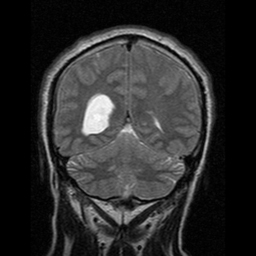
%> input picture brain1.jpg, 256 x 256 px
$ octave test1.m   (GNU Octave 9; MATLAB toolbox functions it lacks are replaced by stand-ins)
%> lines starting %> are read from the running program, lines starting %| are printed output that depends on the picture; in (x1, y1, x2, y2) boxes, pixels count from 0 and x2, y2 are one past the last pixel; in counts of white or black regions, pixels touching at a corner belong together; the program's own positions count from 1
brain = imread('brain1.jpg');
%> brain is the input picture: size 256x256 uint8; min 0, max 252, mean 43.5

brainGrey = (brain);


brainFilter1 = medfilt2(brainGrey);
brainFilter2 = medfilt2(brainFilter1);
brainFilter3 = medfilt2(brainFilter2);
brainFilter4 = medfilt2(brainFilter3);
brainFilter5 = medfilt2(brainFilter4);

figure , imshow(brainFilter5),title('Filtered Image');


brainEdges = edge(brainFilter5 , 'sobel');
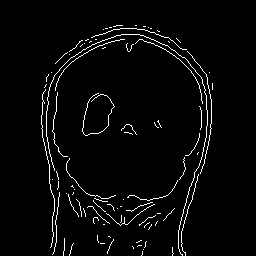
%> brainEdges: size 256x256 logical; 3.2% white in thin lines or dots, all inside (x1, y1, x2, y2) = (41, 25, 213, 256)

brainBW = im2bw(brainFilter5 , 0.7);
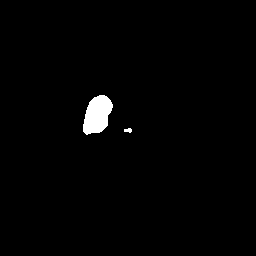
%> brainBW: size 256x256 logical; 1.3% white; 2 white regions, box (x1, y1, x2, y2) and area: (83, 95, 113, 135) 840, (124, 128, 132, 133) 29
brainBW = bwmorph(brainBW,'open');
%> brainBW: size 256x256 logical; 1.3% white; 2 white regions, box (x1, y1, x2, y2) and area: (83, 95, 113, 134) 838, (124, 128, 132, 132) 27
figure , imshow(brainBW),title('Binary image');
figure , imshow(brainEdges),title('Brain Edges');
%> (the run ends here)

$ run again, with Brain19.jpg copied over brain1.jpg
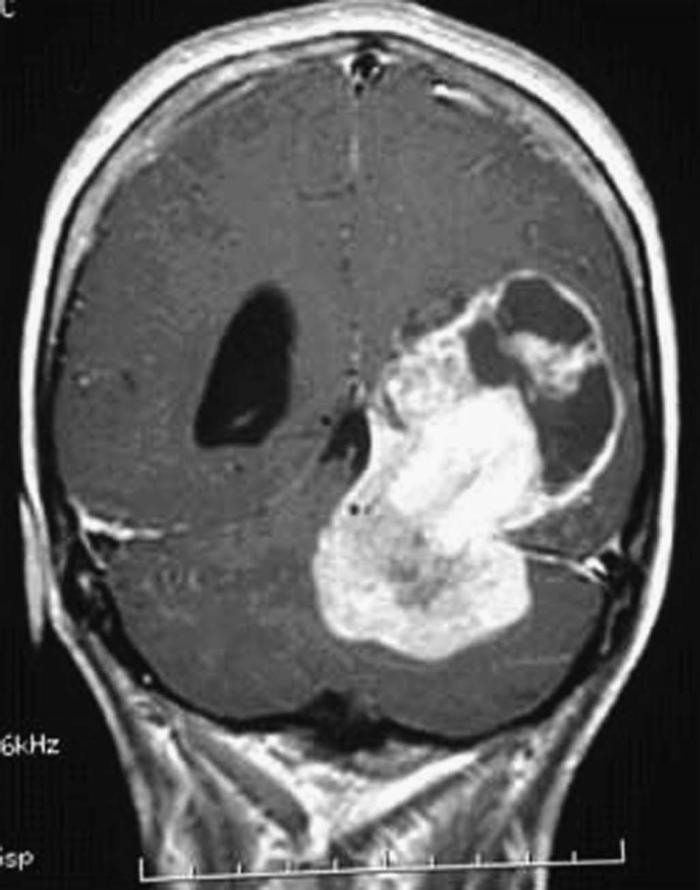
%> input picture Brain19.jpg, 700 x 890 px
%> brain is the input picture: size 890x700 uint8; min 1, max 255, mean 95
%> `brainEdges = edge(brainFilter5 , 'sobel');`:
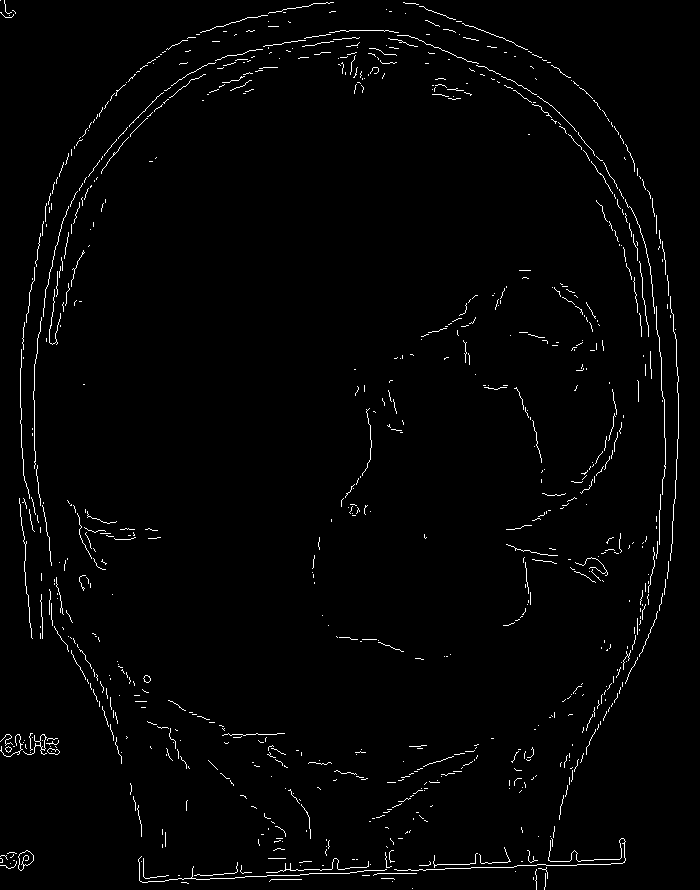
%> brainEdges: size 890x700 logical; 1.7% white in thin lines or dots
%> `brainBW = bwmorph(brainBW,'open');`:
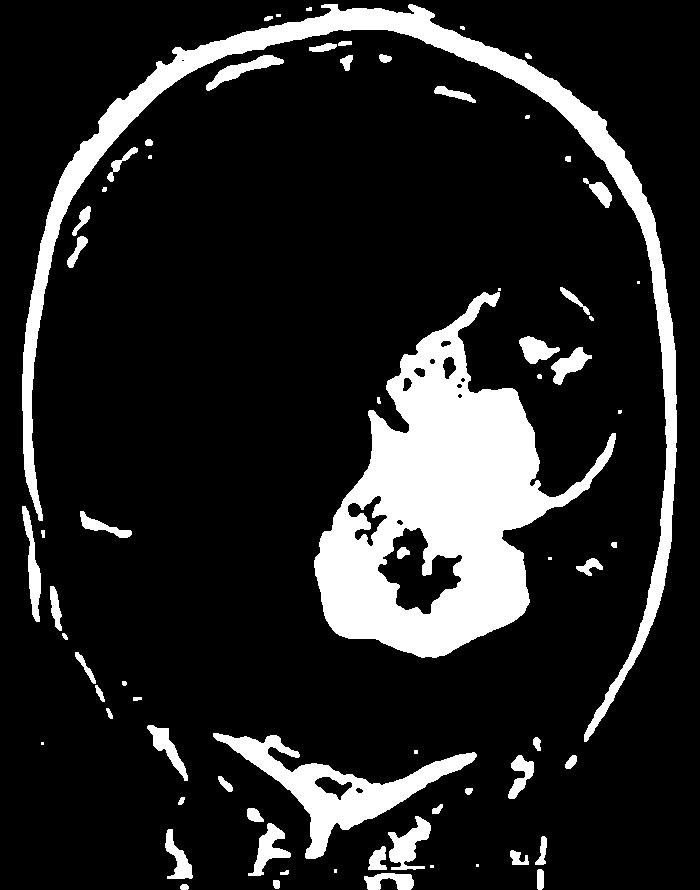
%> brainBW: size 890x700 logical; 15% white; 71 white regions (14 under 20 px), largest, box (x1, y1, x2, y2) and area: (314, 292, 616, 658) 46212, (22, 4, 677, 742) 25938, (213, 733, 477, 859) 8051

$ run again, with brain10.jpg copied over brain1.jpg
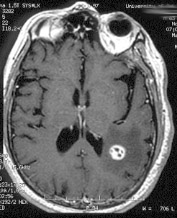
%> input picture brain10.jpg, 177 x 218 px
%> brain is the input picture: size 218x177 uint8; min 0, max 255, mean 103.1
%> `brainEdges = edge(brainFilter5 , 'sobel');`:
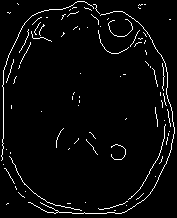
%> brainEdges: size 218x177 logical; 3.7% white in thin lines or dots
%> `brainBW = bwmorph(brainBW,'open');`:
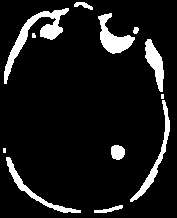
%> brainBW: size 218x177 logical; 9.5% white; 12 white regions (3 under 20 px), largest, box (x1, y1, x2, y2) and area: (4, 8, 69, 84) 1003, (98, 13, 135, 54) 646, (130, 100, 170, 202) 558
